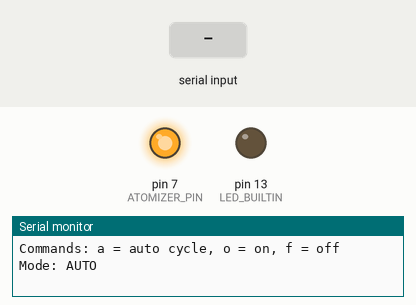
This sketch was run on a simulated Arduino Uno, built with avr-gcc and run on an emulated ATmega328P. Shown: output pins drawn as LEDs (lit = HIGH), the last lines printed to the serial monitor. Inputs (shaded band) come from the test bench.

Above: at 1.2 s.
1.3 s: "o" received over Serial
At 2.1 s:
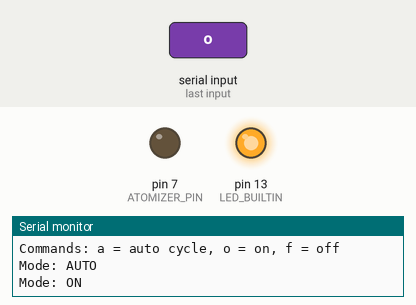
2.8 s: "f" received over Serial
At 3.3 s:
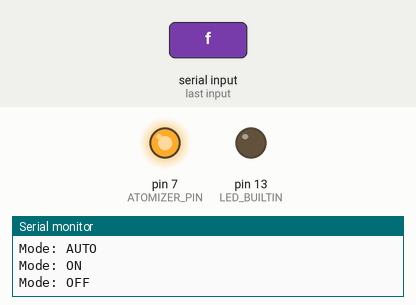
Timing chart, 0 to 5.8 s (numbered marks = the images above; inputs shaded):
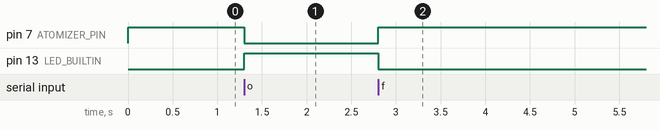

Measured:
- after the input at 1.3 s, pin 7 (ATOMIZER_PIN): HIGH → LOW at once; pin 13 (LED_BUILTIN): LOW → HIGH at once
- after the input at 2.8 s, pin 7 (ATOMIZER_PIN): LOW → HIGH at once; pin 13 (LED_BUILTIN): HIGH → LOW at once

The sketch:

atomizer.ino
```cpp
/*
  Ultrasonic atomizer (ACEBOTT QB062/QB078 humidifier module) on an Arduino Uno.

  Wiring (module cable is labelled G, V, S on the board):
    module G (GND)  -> Uno GND
    module V (VCC)  -> Uno 5V
    module S        -> Uno D7
  Use the regular header pins (jumper wires), not the ICSP header.

  Behaviour:
    The Uno's onboard LED (labelled L) lights whenever the atomizer signal is on, so you can
    confirm the sketch is running without a multimeter.
    Starts in AUTO mode: mist 5 s on, 5 s off (the manufacturer's example timing).
    Serial monitor at 115200 baud, send one character:
      a = auto cycle     o = on (manual)     f = off
    A hard cutoff turns the atomizer off after MAX_CONTINUOUS_ON_MS in any mode,
    because nothing here senses water level and a piezo atomizer should not run dry.

  The manufacturer lists the S signal as "falling edge trigger" but its own example
  just drives S HIGH = spray, LOW = stop. This sketch follows the example. If the module
  behaves oddly (toggles on each LOW, or the sense looks inverted), set ACTIVE_HIGH to false
  or tell me what you see.
*/

const uint8_t       ATOMIZER_PIN          = 7;
const bool          ACTIVE_HIGH           = false;  // observed: idle LOW ran continuously, so module is active-LOW
const unsigned long ON_MS                 = 5000;    // AUTO mode: mist time
const unsigned long OFF_MS                = 5000;    // AUTO mode: pause time
const unsigned long MAX_CONTINUOUS_ON_MS  = 60000UL; // safety cutoff

enum Mode { MODE_AUTO, MODE_ON, MODE_OFF };
Mode mode = MODE_AUTO;

bool running = false;
unsigned long phaseStart = 0;   // when the current on/off phase began
unsigned long onSince = 0;      // when the atomizer last turned on

void setAtomizer(bool on) {
  digitalWrite(ATOMIZER_PIN, (on == ACTIVE_HIGH) ? HIGH : LOW);
  digitalWrite(LED_BUILTIN, on ? HIGH : LOW);   // onboard "L" LED mirrors the atomizer state
  running = on;
  phaseStart = millis();
  if (on) onSince = phaseStart;
}

void printHelp() {
  Serial.println(F("Commands: a = auto cycle, o = on, f = off"));
}

void setup() {
  pinMode(ATOMIZER_PIN, OUTPUT);
  pinMode(LED_BUILTIN, OUTPUT);
  setAtomizer(false);            // always start off
  Serial.begin(115200);
  printHelp();
  Serial.println(F("Mode: AUTO"));
}

void loop() {
  // --- serial commands ---
  while (Serial.available()) {
    char c = Serial.read();
    if (c == 'a')      { mode = MODE_AUTO; Serial.println(F("Mode: AUTO")); }
    else if (c == 'o') { mode = MODE_ON;   Serial.println(F("Mode: ON")); }
    else if (c == 'f') { mode = MODE_OFF;  Serial.println(F("Mode: OFF")); }
  }

  unsigned long now = millis();

  // --- safety cutoff ---
  if (running && (now - onSince >= MAX_CONTINUOUS_ON_MS)) {
    setAtomizer(false);
    mode = MODE_OFF;
    Serial.println(F("Safety cutoff reached, atomizer off. Send 'a' or 'o' to restart."));
    return;
  }

  // --- mode logic ---
  switch (mode) {
    case MODE_AUTO:
      if (running && now - phaseStart >= ON_MS)        setAtomizer(false);
      else if (!running && now - phaseStart >= OFF_MS) setAtomizer(true);
      break;
    case MODE_ON:
      if (!running) setAtomizer(true);
      break;
    case MODE_OFF:
      if (running) setAtomizer(false);
      break;
  }
}
```
